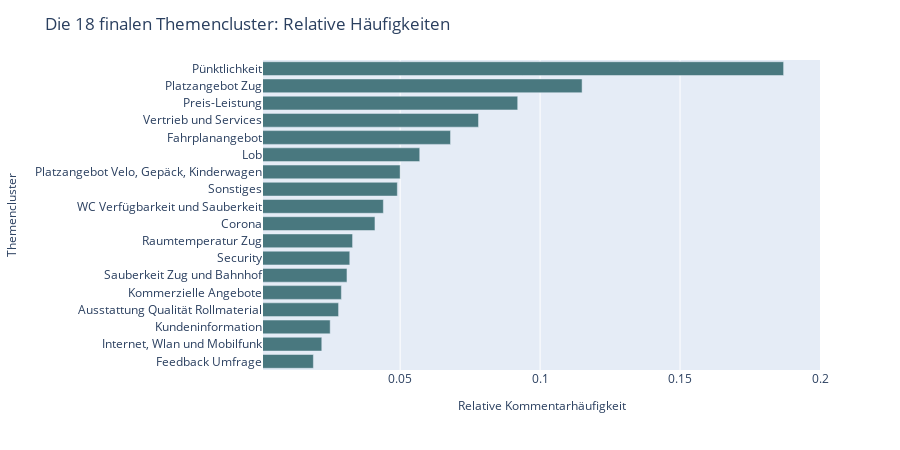

Notebook code cell kept with this figure:
### Code cell
import plotly.express as px
import plotly.io as pio

fig = px.bar(df_print_2.sort_values('Count', ascending=True),
    y='CustomName', 
    x='Anzahl %',
    opacity=1,
    color_discrete_sequence=color_discrete_sequence
)

fig.update_layout(
    title="Die 18 finalen Themencluster: Relative Häufigkeiten",
    xaxis_title='',
    yaxis_title='',
    xaxis=dict(
        tickangle=0
    ),
    width=900, 
    height=450,
    legend_title=""
)
fig.update_xaxes(range=(0.001, 0.2), title=dict(text='Relative Kommentarhäufigkeit', font=dict(size=12)))
fig.update_yaxes(title=dict(text='Themencluster', font=dict(size=12)))
fig.show()

pio.write_image(fig, "../../exports/images/fig-18-Themencluster-expertenreview_reduced.svg") #save fig as svg

### Figure 1 — Plotly figure (JSON) as saved in the notebook; plotly's stock layout.template omitted (floating-point values rounded to 4 significant figures)
{"data": [{"alignmentgroup": "True", "hovertemplate": "Anzahl %=%{x}<br>CustomName=%{y}<extra></extra>", "legendgroup": "", "marker": {"color": "#49787F", "opacity": 1, "pattern": {"shape": ""}}, "name": "", "offsetgroup": "", "orientation": "h", "showlegend": false, "textposition": "auto", "type": "bar", "x": [0.019, 0.022, 0.025, 0.028, 0.029, 0.031, 0.032, 0.033, 0.041, 0.044, 0.049, 0.05, 0.057, 0.068, 0.078, 0.092, 0.115, 0.187], "xaxis": "x", "y": ["Feedback Umfrage", "Internet, Wlan und Mobilfunk", "Kundeninformation", "Ausstattung Qualität Rollmaterial", "Kommerzielle Angebote", "Sauberkeit Zug und Bahnhof", "Security", "Raumtemperatur Zug", "Corona", "WC Verfügbarkeit und Sauberkeit", "Sonstiges", "Platzangebot Velo, Gepäck, Kinderwagen", "Lob", "Fahrplanangebot", "Vertrieb und Services", "Preis-Leistung", "Platzangebot Zug", "Pünktlichkeit"], "yaxis": "y"}], "layout": {"barmode": "relative", "height": 450, "legend": {"title": {"text": ""}, "tracegroupgap": 0}, "margin": {"t": 60}, "title": {"text": "Die 18 finalen Themencluster: Relative Häufigkeiten"}, "width": 900, "xaxis": {"anchor": "y", "domain": [0, 1], "range": [0.001, 0.2], "tickangle": 0, "title": {"font": {"size": 12}, "text": "Relative Kommentarhäufigkeit"}}, "yaxis": {"anchor": "x", "domain": [0, 1], "title": {"font": {"size": 12}, "text": "Themencluster"}}}}
